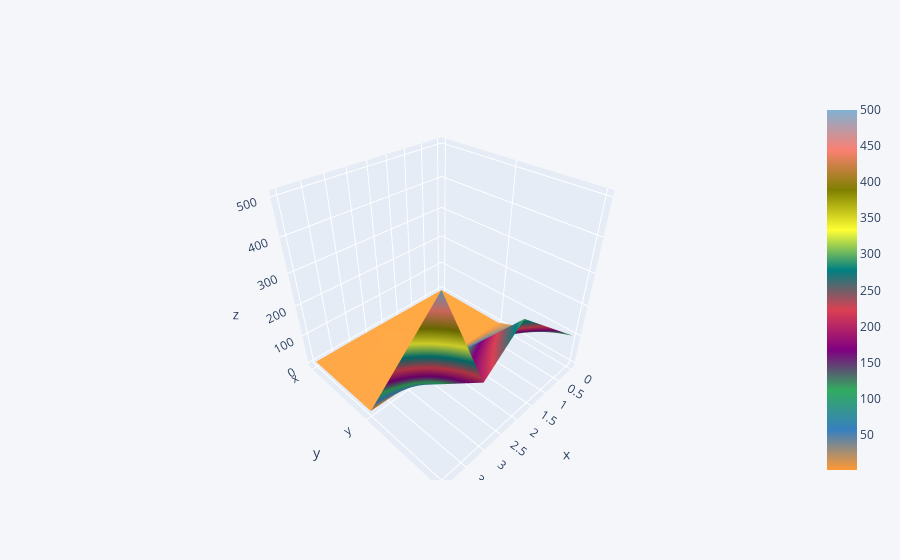

The cell this chart's notebook holds for it:
### Code cell
df3.iplot(kind = 'surface')

### Figure 1 — Plotly figure (JSON) as saved in the notebook; plotly's stock layout.template omitted (floating-point values rounded to 4 significant figures)
{"data": [{"colorscale": [[0, "rgb(255, 153, 51)"], [0.1111, "rgb(55, 128, 191)"], [0.2222, "rgb(50, 171, 96)"], [0.3333, "rgb(128, 0, 128)"], [0.4444, "rgb(219, 64, 82)"], [0.5556, "rgb(0, 128, 128)"], [0.6667, "rgb(255, 255, 51)"], [0.7778, "rgb(128, 128, 0)"], [0.8889, "rgb(251, 128, 114)"], [1, "rgb(128, 177, 211)"]], "type": "surface", "x": [0, 1, 2, 3, 4], "y": ["x", "y", "z"], "z": [[1, 2, 3, 4, 3], [1, 3, 4, 2, 5], [100, 200, 300, 200, 500]]}], "layout": {"legend": {"bgcolor": "#F5F6F9", "font": {"color": "#4D5663"}}, "paper_bgcolor": "#F5F6F9", "plot_bgcolor": "#F5F6F9", "title": {"font": {"color": "#4D5663"}}, "xaxis": {"gridcolor": "#E1E5ED", "showgrid": true, "tickfont": {"color": "#4D5663"}, "title": {"font": {"color": "#4D5663"}, "text": ""}, "zerolinecolor": "#E1E5ED"}, "yaxis": {"gridcolor": "#E1E5ED", "showgrid": true, "tickfont": {"color": "#4D5663"}, "title": {"font": {"color": "#4D5663"}, "text": ""}, "zerolinecolor": "#E1E5ED"}}}
